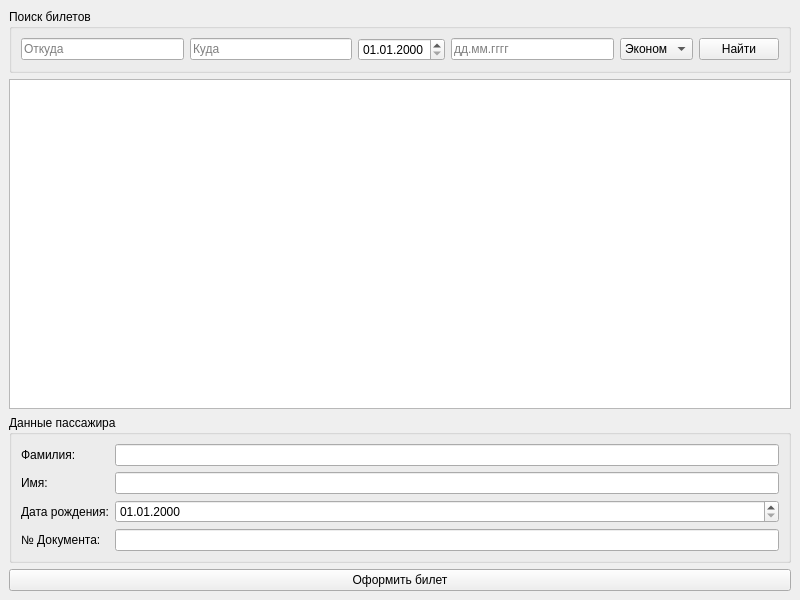
<?xml version="1.0" encoding="UTF-8"?>
<ui version="4.0">
  <class>MainWindow</class>
  <widget class="QMainWindow" name="MainWindow">
    <property name="geometry">
      <rect>
        <x>0</x>
        <y>0</y>
        <width>800</width>
        <height>600</height>
      </rect>
    </property>
    <property name="windowTitle">
      <string>АВИАМОС</string>
    </property>
    <widget class="QWidget" name="centralwidget">
      <layout class="QVBoxLayout" name="verticalLayout">
        
        <!-- Группа поиска -->
        <item>
          <widget class="QGroupBox" name="groupBoxSearch">
            <property name="title">
              <string>Поиск билетов</string>
            </property>
            <layout class="QHBoxLayout" name="horizontalLayout">
              <item>
                <widget class="QLineEdit" name="lineEditFrom">
                  <property name="placeholderText">
                    <string>Откуда</string>
                  </property>
                </widget>
              </item>
              <item>
                <widget class="QLineEdit" name="lineEditTo">
                  <property name="placeholderText">
                    <string>Куда</string>
                  </property>
                </widget>
              </item>
              <item>
                <widget class="QDateEdit" name="dateEditWhen">
                  <property name="displayFormat">
                    <string>dd.MM.yyyy</string>
                  </property>
                </widget>
              </item>
              <item>
                <widget class="QLineEdit" name="dateEditBack">
                  <property name="placeholderText">
                    <string>дд.мм.гггг</string>
                  </property>
                </widget>
              </item>
              <item>
                <widget class="QComboBox" name="comboBoxClass">
                  <item>
                    <property name="text">
                      <string>Эконом</string>
                    </property>
                  </item>
                  <item>
                    <property name="text">
                      <string>Бизнес</string>
                    </property>
                  </item>
                </widget>
              </item>
              <item>
                <widget class="QPushButton" name="pushButtonSearch">
                  <property name="text">
                    <string>Найти</string>
                  </property>
                </widget>
              </item>
            </layout>
          </widget>
        </item>
        
        <!-- Таблица билетов -->
        <item>
          <widget class="QTableWidget" name="tableWidgetTickets"/>
        </item>
        
        <!-- Данные пассажира -->
        <item>
          <widget class="QGroupBox" name="groupBoxPassenger">
            <property name="title">
              <string>Данные пассажира</string>
            </property>
            <layout class="QGridLayout" name="gridLayout">
              <item row="0" column="0">
                <widget class="QLabel" name="labelLastName">
                  <property name="text">
                    <string>Фамилия:</string>
                  </property>
                </widget>
              </item>
              <item row="0" column="1">
                <widget class="QLineEdit" name="lineEditLastName"/>
              </item>
              <item row="1" column="0">
                <widget class="QLabel" name="labelFirstName">
                  <property name="text">
                    <string>Имя:</string>
                  </property>
                </widget>
              </item>
              <item row="1" column="1">
                <widget class="QLineEdit" name="lineEditFirstName"/>
              </item>
              <item row="2" column="0">
                <widget class="QLabel" name="labelBirthDate">
                  <property name="text">
                    <string>Дата рождения:</string>
                  </property>
                </widget>
              </item>
              <item row="2" column="1">
                <widget class="QDateEdit" name="dateEditBirth">
                  <property name="displayFormat">
                    <string>dd.MM.yyyy</string>
                  </property>
                </widget>
              </item>
              <item row="3" column="0">
                <widget class="QLabel" name="labelDocNumber">
                  <property name="text">
                    <string>№ Документа:</string>
                  </property>
                </widget>
              </item>
              <item row="3" column="1">
                <widget class="QLineEdit" name="lineEditDocNumber"/>
              </item>
            </layout>
          </widget>
        </item>
        
        <!-- Кнопка бронирования -->
        <item>
          <widget class="QPushButton" name="pushButtonBook">
            <property name="text">
              <string>Оформить билет</string>
            </property>
          </widget>
        </item>
      </layout>
    </widget>
  </widget>
  <resources/>
  <connections/>
</ui>
